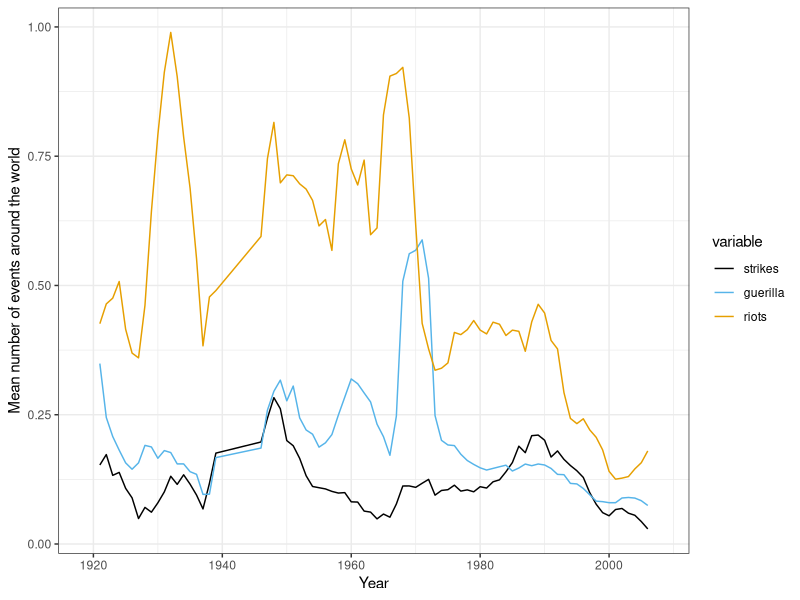
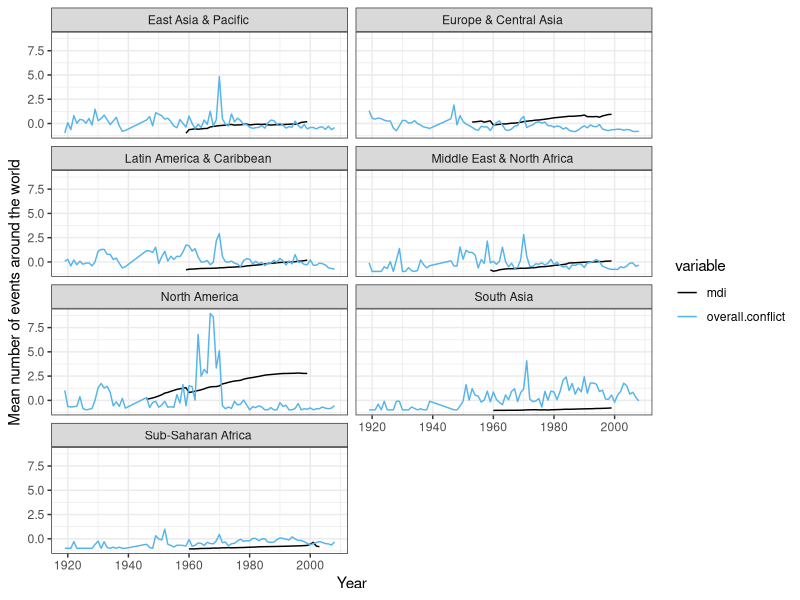

Write R code to recreate these figures, in order.
## ---- chunk 1
setwd("~/Dropbox/gh_projects/pacification_of_the_world")
df<-read.csv("data/banks_2014/cleaned/media_politics.csv")
require(reshape2)
require(ggplot2)
require(zoo)

attach(df)
intl <-aggregate(df[c("year", "assassinations", "strikes", "riots", "guerilla",
                      "overall.conflict", "demos")], by=list(year), 
                   FUN=mean, na.rm=TRUE)
detach(df)

intl<-subset(intl, year>=1919 & year<=2008)

intl$strikes<-rollmean(intl$strikes, k=5,fill = NA)
intl$riots<-rollmean(intl$riots, k=5,fill = NA)
intl$guerilla<-rollmean(intl$guerilla, k=5,fill = NA)

molten<-melt(intl[c("year", "strikes", "guerilla", "riots")], id.vars=c("year"))

cbbPalette <- c("#000000", "#56B4E9", "#E69F00", "#009E73", "#F0E442", "#0072B2", "#D55E00", "#CC79A7")

ggplot(molten, aes(x=year, colour=variable)) +
  geom_line(aes(y=value)) +
  scale_colour_manual(values=cbbPalette) +
  labs(y="Mean number of events around the world", x="Year") +
  theme_bw()
## ---- chunk 2

attach(df)
regional <-aggregate(df[c("year", "mdi", "overall.conflict")], by=list(region, year), 
                   FUN=mean, na.rm=TRUE)
detach(df)
regional$region<-regional$Group.1
regional$year<-regional$Group.2
regional<-subset(regional, year>=1919 & year<=2008 & region!="Other")
regional<-regional[with(regional, order(region, year)), ]

regional$mdi<-scale(regional$mdi)
regional$overall.conflict<-scale(regional$overall.conflict+1)



molten<-melt(regional[c("year", "region", "mdi", "overall.conflict")], id.vars=c("region", "year"))

cbbPalette <- c("#000000", "#56B4E9", "#E69F00", "#009E73", "#F0E442", "#0072B2", "#D55E00", "#CC79A7")

ggplot(molten, aes(x=year, colour=variable)) +
  geom_line(aes(y=value)) +
  scale_colour_manual(values=cbbPalette) +
  labs(y="Mean number of events around the world", x="Year") +
  theme_bw() +
  facet_wrap(~region, nrow=4)
